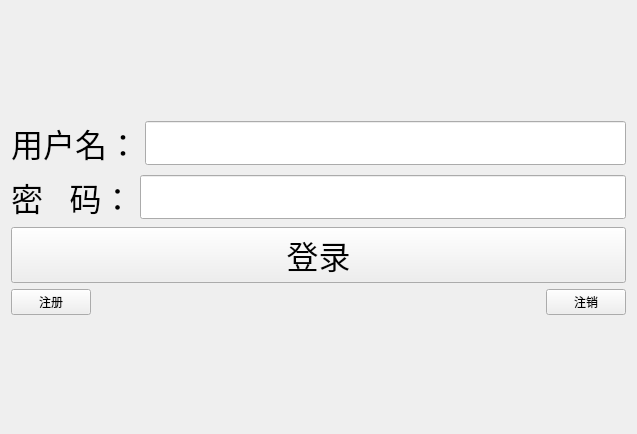
<?xml version="1.0" encoding="UTF-8"?>
<ui version="4.0">
 <class>TcpClient</class>
 <widget class="QWidget" name="TcpClient">
  <property name="geometry">
   <rect>
    <x>0</x>
    <y>0</y>
    <width>637</width>
    <height>434</height>
   </rect>
  </property>
  <property name="windowTitle">
   <string>TcpClient</string>
  </property>
  <layout class="QVBoxLayout" name="verticalLayout_2">
   <item>
    <layout class="QVBoxLayout" name="verticalLayout">
     <item>
      <layout class="QHBoxLayout" name="horizontalLayout">
       <item>
        <widget class="QLabel" name="name_lab">
         <property name="font">
          <font>
           <pointsize>24</pointsize>
          </font>
         </property>
         <property name="text">
          <string>用户名：</string>
         </property>
        </widget>
       </item>
       <item>
        <widget class="QLineEdit" name="name_le">
         <property name="font">
          <font>
           <pointsize>24</pointsize>
          </font>
         </property>
        </widget>
       </item>
      </layout>
     </item>
     <item>
      <layout class="QHBoxLayout" name="horizontalLayout_2">
       <item>
        <widget class="QLabel" name="pwd_lab">
         <property name="font">
          <font>
           <pointsize>24</pointsize>
          </font>
         </property>
         <property name="text">
          <string>密   码：</string>
         </property>
        </widget>
       </item>
       <item>
        <widget class="QLineEdit" name="pwd_le">
         <property name="font">
          <font>
           <pointsize>24</pointsize>
          </font>
         </property>
         <property name="echoMode">
          <enum>QLineEdit::Password</enum>
         </property>
        </widget>
       </item>
      </layout>
     </item>
     <item>
      <widget class="QPushButton" name="login_pb">
       <property name="font">
        <font>
         <pointsize>24</pointsize>
        </font>
       </property>
       <property name="text">
        <string>登录</string>
       </property>
      </widget>
     </item>
     <item>
      <layout class="QHBoxLayout" name="horizontalLayout_3">
       <item>
        <widget class="QPushButton" name="regist_pb">
         <property name="text">
          <string>注册</string>
         </property>
        </widget>
       </item>
       <item>
        <spacer name="horizontalSpacer">
         <property name="orientation">
          <enum>Qt::Horizontal</enum>
         </property>
         <property name="sizeHint" stdset="0">
          <size>
           <width>40</width>
           <height>20</height>
          </size>
         </property>
        </spacer>
       </item>
       <item>
        <widget class="QPushButton" name="cancel_pb">
         <property name="text">
          <string>注销</string>
         </property>
        </widget>
       </item>
      </layout>
     </item>
    </layout>
   </item>
  </layout>
 </widget>
 <resources/>
 <connections/>
</ui>
